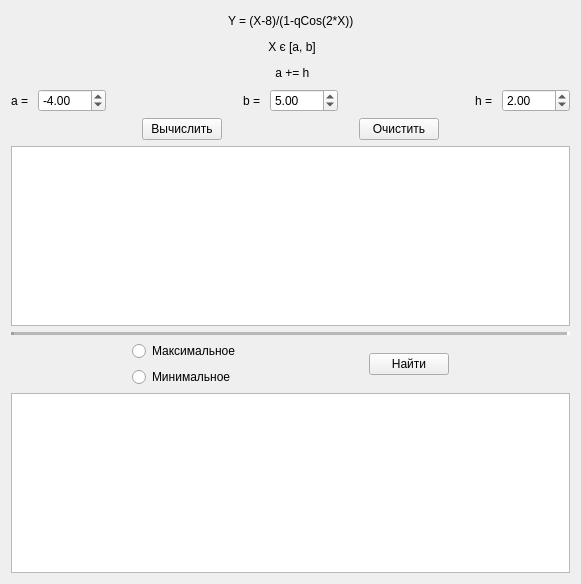
<?xml version="1.0" encoding="UTF-8"?>
<ui version="4.0">
 <class>Widget</class>
 <widget class="QWidget" name="Widget">
  <property name="geometry">
   <rect>
    <x>0</x>
    <y>0</y>
    <width>581</width>
    <height>584</height>
   </rect>
  </property>
  <property name="windowTitle">
   <string>qt lab6 #26</string>
  </property>
  <layout class="QVBoxLayout" name="verticalLayout_3">
   <item>
    <layout class="QVBoxLayout" name="verticalLayout_2">
     <item>
      <layout class="QHBoxLayout" name="horizontalLayout_8">
       <item>
        <spacer name="horizontalSpacer_13">
         <property name="orientation">
          <enum>Qt::Horizontal</enum>
         </property>
         <property name="sizeHint" stdset="0">
          <size>
           <width>40</width>
           <height>20</height>
          </size>
         </property>
        </spacer>
       </item>
       <item>
        <widget class="QLabel" name="label_4">
         <property name="text">
          <string>Y = (X-8)/(1-qCos(2*X))</string>
         </property>
        </widget>
       </item>
       <item>
        <spacer name="horizontalSpacer_14">
         <property name="orientation">
          <enum>Qt::Horizontal</enum>
         </property>
         <property name="sizeHint" stdset="0">
          <size>
           <width>40</width>
           <height>20</height>
          </size>
         </property>
        </spacer>
       </item>
      </layout>
     </item>
     <item>
      <layout class="QHBoxLayout" name="horizontalLayout_7">
       <item>
        <spacer name="horizontalSpacer_9">
         <property name="orientation">
          <enum>Qt::Horizontal</enum>
         </property>
         <property name="sizeHint" stdset="0">
          <size>
           <width>40</width>
           <height>20</height>
          </size>
         </property>
        </spacer>
       </item>
       <item>
        <widget class="QLabel" name="label_5">
         <property name="text">
          <string> X є [a, b]</string>
         </property>
        </widget>
       </item>
       <item>
        <spacer name="horizontalSpacer_10">
         <property name="orientation">
          <enum>Qt::Horizontal</enum>
         </property>
         <property name="sizeHint" stdset="0">
          <size>
           <width>40</width>
           <height>20</height>
          </size>
         </property>
        </spacer>
       </item>
      </layout>
     </item>
     <item>
      <layout class="QHBoxLayout" name="horizontalLayout_9">
       <item>
        <spacer name="horizontalSpacer_11">
         <property name="orientation">
          <enum>Qt::Horizontal</enum>
         </property>
         <property name="sizeHint" stdset="0">
          <size>
           <width>40</width>
           <height>20</height>
          </size>
         </property>
        </spacer>
       </item>
       <item>
        <widget class="QLabel" name="label_6">
         <property name="text">
          <string> a += h</string>
         </property>
        </widget>
       </item>
       <item>
        <spacer name="horizontalSpacer_12">
         <property name="orientation">
          <enum>Qt::Horizontal</enum>
         </property>
         <property name="sizeHint" stdset="0">
          <size>
           <width>40</width>
           <height>20</height>
          </size>
         </property>
        </spacer>
       </item>
      </layout>
     </item>
    </layout>
   </item>
   <item>
    <layout class="QHBoxLayout" name="horizontalLayout_4">
     <item>
      <layout class="QHBoxLayout" name="horizontalLayout_3">
       <item>
        <widget class="QLabel" name="label">
         <property name="text">
          <string>a = </string>
         </property>
        </widget>
       </item>
       <item>
        <widget class="QDoubleSpinBox" name="doubleSpinBox_1">
         <property name="minimum">
          <double>-100.000000000000000</double>
         </property>
         <property name="maximum">
          <double>100.000000000000000</double>
         </property>
         <property name="value">
          <double>-4.000000000000000</double>
         </property>
        </widget>
       </item>
      </layout>
     </item>
     <item>
      <spacer name="horizontalSpacer">
       <property name="orientation">
        <enum>Qt::Horizontal</enum>
       </property>
       <property name="sizeHint" stdset="0">
        <size>
         <width>40</width>
         <height>20</height>
        </size>
       </property>
      </spacer>
     </item>
     <item>
      <layout class="QHBoxLayout" name="horizontalLayout_2">
       <item>
        <widget class="QLabel" name="label_2">
         <property name="text">
          <string>b = </string>
         </property>
        </widget>
       </item>
       <item>
        <widget class="QDoubleSpinBox" name="doubleSpinBox_2">
         <property name="minimum">
          <double>-100.000000000000000</double>
         </property>
         <property name="maximum">
          <double>100.000000000000000</double>
         </property>
         <property name="value">
          <double>5.000000000000000</double>
         </property>
        </widget>
       </item>
      </layout>
     </item>
     <item>
      <spacer name="horizontalSpacer_2">
       <property name="orientation">
        <enum>Qt::Horizontal</enum>
       </property>
       <property name="sizeHint" stdset="0">
        <size>
         <width>40</width>
         <height>20</height>
        </size>
       </property>
      </spacer>
     </item>
     <item>
      <layout class="QHBoxLayout" name="horizontalLayout">
       <item>
        <widget class="QLabel" name="label_3">
         <property name="text">
          <string>h = </string>
         </property>
        </widget>
       </item>
       <item>
        <widget class="QDoubleSpinBox" name="doubleSpinBox_3">
         <property name="minimum">
          <double>-100.000000000000000</double>
         </property>
         <property name="maximum">
          <double>100.000000000000000</double>
         </property>
         <property name="value">
          <double>2.000000000000000</double>
         </property>
        </widget>
       </item>
      </layout>
     </item>
    </layout>
   </item>
   <item>
    <layout class="QHBoxLayout" name="horizontalLayout_5">
     <item>
      <spacer name="horizontalSpacer_4">
       <property name="orientation">
        <enum>Qt::Horizontal</enum>
       </property>
       <property name="sizeHint" stdset="0">
        <size>
         <width>40</width>
         <height>20</height>
        </size>
       </property>
      </spacer>
     </item>
     <item>
      <widget class="QPushButton" name="pushButton_1">
       <property name="text">
        <string>Вычислить</string>
       </property>
      </widget>
     </item>
     <item>
      <spacer name="horizontalSpacer_3">
       <property name="orientation">
        <enum>Qt::Horizontal</enum>
       </property>
       <property name="sizeHint" stdset="0">
        <size>
         <width>40</width>
         <height>20</height>
        </size>
       </property>
      </spacer>
     </item>
     <item>
      <widget class="QPushButton" name="pushButton_2">
       <property name="text">
        <string>Очистить</string>
       </property>
      </widget>
     </item>
     <item>
      <spacer name="horizontalSpacer_5">
       <property name="orientation">
        <enum>Qt::Horizontal</enum>
       </property>
       <property name="sizeHint" stdset="0">
        <size>
         <width>40</width>
         <height>20</height>
        </size>
       </property>
      </spacer>
     </item>
    </layout>
   </item>
   <item>
    <widget class="QTextEdit" name="textEdit_1"/>
   </item>
   <item>
    <widget class="Line" name="line">
     <property name="styleSheet">
      <string notr="true"/>
     </property>
     <property name="frameShadow">
      <enum>QFrame::Sunken</enum>
     </property>
     <property name="lineWidth">
      <number>3</number>
     </property>
     <property name="midLineWidth">
      <number>3</number>
     </property>
     <property name="orientation">
      <enum>Qt::Horizontal</enum>
     </property>
    </widget>
   </item>
   <item>
    <layout class="QHBoxLayout" name="horizontalLayout_6">
     <item>
      <spacer name="horizontalSpacer_7">
       <property name="orientation">
        <enum>Qt::Horizontal</enum>
       </property>
       <property name="sizeHint" stdset="0">
        <size>
         <width>40</width>
         <height>20</height>
        </size>
       </property>
      </spacer>
     </item>
     <item>
      <layout class="QVBoxLayout" name="verticalLayout">
       <item>
        <widget class="QRadioButton" name="radioButton_1">
         <property name="text">
          <string>Максимальное</string>
         </property>
        </widget>
       </item>
       <item>
        <widget class="QRadioButton" name="radioButton_2">
         <property name="text">
          <string>Минимальное</string>
         </property>
        </widget>
       </item>
      </layout>
     </item>
     <item>
      <spacer name="horizontalSpacer_6">
       <property name="orientation">
        <enum>Qt::Horizontal</enum>
       </property>
       <property name="sizeHint" stdset="0">
        <size>
         <width>40</width>
         <height>20</height>
        </size>
       </property>
      </spacer>
     </item>
     <item>
      <widget class="QPushButton" name="pushButton_3">
       <property name="text">
        <string>Найти</string>
       </property>
      </widget>
     </item>
     <item>
      <spacer name="horizontalSpacer_8">
       <property name="orientation">
        <enum>Qt::Horizontal</enum>
       </property>
       <property name="sizeHint" stdset="0">
        <size>
         <width>40</width>
         <height>20</height>
        </size>
       </property>
      </spacer>
     </item>
    </layout>
   </item>
   <item>
    <widget class="QTextEdit" name="textEdit_2"/>
   </item>
  </layout>
 </widget>
 <tabstops>
  <tabstop>doubleSpinBox_1</tabstop>
  <tabstop>doubleSpinBox_2</tabstop>
  <tabstop>doubleSpinBox_3</tabstop>
  <tabstop>pushButton_1</tabstop>
  <tabstop>pushButton_2</tabstop>
  <tabstop>textEdit_1</tabstop>
  <tabstop>radioButton_1</tabstop>
  <tabstop>radioButton_2</tabstop>
  <tabstop>pushButton_3</tabstop>
  <tabstop>textEdit_2</tabstop>
 </tabstops>
 <resources/>
 <connections>
  <connection>
   <sender>pushButton_2</sender>
   <signal>clicked()</signal>
   <receiver>textEdit_1</receiver>
   <slot>clear()</slot>
   <hints>
    <hint type="sourcelabel">
     <x>397</x>
     <y>53</y>
    </hint>
    <hint type="destinationlabel">
     <x>489</x>
     <y>97</y>
    </hint>
   </hints>
  </connection>
  <connection>
   <sender>pushButton_2</sender>
   <signal>clicked()</signal>
   <receiver>textEdit_2</receiver>
   <slot>clear()</slot>
   <hints>
    <hint type="sourcelabel">
     <x>379</x>
     <y>45</y>
    </hint>
    <hint type="destinationlabel">
     <x>513</x>
     <y>327</y>
    </hint>
   </hints>
  </connection>
 </connections>
</ui>
